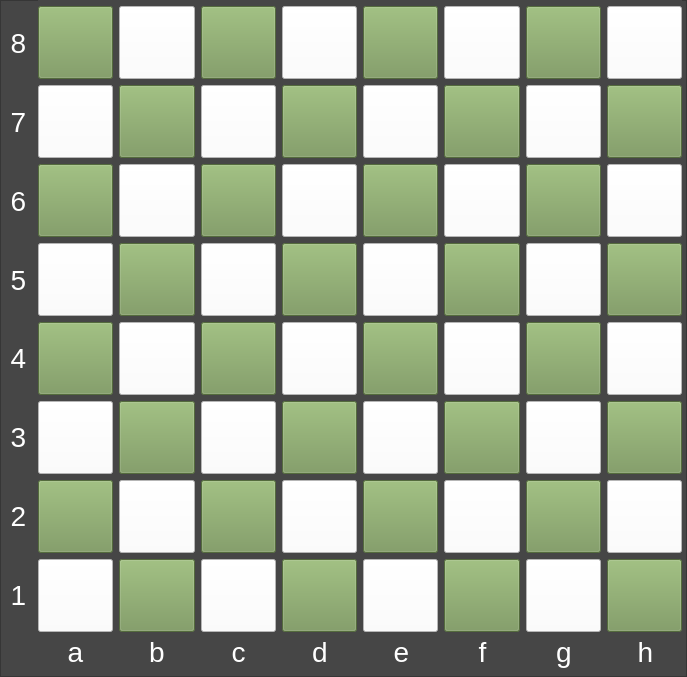
   <widget class="QFrame" name="mainFrame">
    <property name="geometry">
     <rect>
      <x>5</x>
      <y>6</y>
      <width>687</width>
      <height>677</height>
     </rect>
    </property>
    <property name="styleSheet">
     <string notr="true">background: rgb(70, 70, 70);</string>
    </property>
    <property name="frameShape">
     <enum>QFrame::StyledPanel</enum>
    </property>
    <property name="frameShadow">
     <enum>QFrame::Raised</enum>
    </property>
    <widget class="QWidget" name="layoutWidget_2">
     <property name="geometry">
      <rect>
       <x>38</x>
       <y>0</y>
       <width>644</width>
       <height>644</height>
      </rect>
     </property>
     <layout class="QGridLayout" name="chessBoard">
      <property name="sizeConstraint">
       <enum>QLayout::SetDefaultConstraint</enum>
      </property>
      <property name="horizontalSpacing">
       <number>6</number>
      </property>
      <property name="verticalSpacing">
       <number>0</number>
      </property>
      <item row="0" column="0">
       <widget class="QPushButton" name="pos8a">
        <property name="styleSheet">
         <string notr="true">background: rgb(118, 150, 86);
color: white;
height: 65px;
width: 65px;
icon-size: 65px;
</string>
        </property>
        <property name="text">
         <string/>
        </property>
        <property name="icon">
         <iconset>
          <normaloff>images/rookB.png</normaloff>images/rookB.png</iconset>
        </property>
       </widget>
      </item>
      <item row="0" column="1">
       <widget class="QPushButton" name="pos8b">
        <property name="styleSheet">
         <string notr="true">background: white;
color: black;
height: 65px;
width: 65px;
icon-size: 65px;
</string>
        </property>
        <property name="text">
         <string/>
        </property>
        <property name="icon">
         <iconset>
          <normaloff>images/knightB.png</normaloff>images/knightB.png</iconset>
        </property>
       </widget>
      </item>
      <item row="0" column="2">
       <widget class="QPushButton" name="pos8c">
        <property name="styleSheet">
         <string notr="true">background: rgb(118, 150, 86);
color: white;
height: 65px;
width: 65px;
icon-size: 65px;
</string>
        </property>
        <property name="text">
         <string/>
        </property>
        <property name="icon">
         <iconset>
          <normaloff>images/bishopB.png</normaloff>images/bishopB.png</iconset>
        </property>
       </widget>
      </item>
      <item row="0" column="3">
       <widget class="QPushButton" name="pos8d">
        <property name="styleSheet">
         <string notr="true">background: white;
color: black;
height: 65px;
width: 65px;
icon-size: 65px;
</string>
        </property>
        <property name="text">
         <string/>
        </property>
        <property name="icon">
         <iconset>
          <normaloff>images/queenB.png</normaloff>images/queenB.png</iconset>
        </property>
       </widget>
      </item>
      <item row="0" column="4">
       <widget class="QPushButton" name="pos8e">
        <property name="styleSheet">
         <string notr="true">background: rgb(118, 150, 86);
color: white;
height: 65px;
width: 65px;
icon-size: 65px;
</string>
        </property>
        <property name="text">
         <string/>
        </property>
        <property name="icon">
         <iconset>
          <normaloff>images/kingB.png</normaloff>images/kingB.png</iconset>
        </property>
       </widget>
      </item>
      <item row="0" column="5">
       <widget class="QPushButton" name="pos8f">
        <property name="styleSheet">
         <string notr="true">background: white;
color: black;
height: 65px;
width: 65px;
icon-size: 65px;
</string>
        </property>
        <property name="text">
         <string/>
        </property>
        <property name="icon">
         <iconset>
          <normaloff>images/bishopB.png</normaloff>images/bishopB.png</iconset>
        </property>
       </widget>
      </item>
      <item row="0" column="6">
       <widget class="QPushButton" name="pos8g">
        <property name="styleSheet">
         <string notr="true">background: rgb(118, 150, 86);
color: white;
height: 65px;
width: 65px;
icon-size: 65px;
</string>
        </property>
        <property name="text">
         <string/>
        </property>
        <property name="icon">
         <iconset>
          <normaloff>images/knightB.png</normaloff>images/knightB.png</iconset>
        </property>
       </widget>
      </item>
      <item row="0" column="7">
       <widget class="QPushButton" name="pos8h">
        <property name="styleSheet">
         <string notr="true">background: white;
color: black;
height: 65px;
width: 65px;
icon-size: 65px;
</string>
        </property>
        <property name="text">
         <string/>
        </property>
        <property name="icon">
         <iconset>
          <normaloff>images/rookB.png</normaloff>images/rookB.png</iconset>
        </property>
       </widget>
      </item>
      <item row="1" column="0">
       <widget class="QPushButton" name="pos7a">
        <property name="styleSheet">
         <string notr="true">background: white;
color: black;
height: 65px;
width: 65px;
icon-size: 65px;
</string>
        </property>
        <property name="text">
         <string/>
        </property>
        <property name="icon">
         <iconset>
          <normaloff>images/pawnB.png</normaloff>images/pawnB.png</iconset>
        </property>
       </widget>
      </item>
      <item row="1" column="1">
       <widget class="QPushButton" name="pos7b">
        <property name="styleSheet">
         <string notr="true">background: rgb(118, 150, 86);
color: white;
height: 65px;
width: 65px;
icon-size: 65px;
</string>
        </property>
        <property name="text">
         <string/>
        </property>
        <property name="icon">
         <iconset>
          <normaloff>images/pawnB.png</normaloff>images/pawnB.png</iconset>
        </property>
       </widget>
      </item>
      <item row="1" column="2">
       <widget class="QPushButton" name="pos7c">
        <property name="styleSheet">
         <string notr="true">background: white;
color: black;
height: 65px;
width: 65px;
icon-size: 65px;
</string>
        </property>
        <property name="text">
         <string/>
        </property>
        <property name="icon">
         <iconset>
          <normaloff>images/pawnB.png</normaloff>images/pawnB.png</iconset>
        </property>
       </widget>
      </item>
      <item row="1" column="3">
       <widget class="QPushButton" name="pos7d">
        <property name="styleSheet">
         <string notr="true">background: rgb(118, 150, 86);
color: white;
height: 65px;
width: 65px;
icon-size: 65px;
</string>
        </property>
        <property name="text">
         <string/>
        </property>
        <property name="icon">
         <iconset>
          <normaloff>images/pawnB.png</normaloff>images/pawnB.png</iconset>
        </property>
       </widget>
      </item>
      <item row="1" column="4">
       <widget class="QPushButton" name="pos7e">
        <property name="styleSheet">
         <string notr="true">background: white;
color: black;
height: 65px;
width: 65px;
icon-size: 65px;
</string>
        </property>
        <property name="text">
         <string/>
        </property>
        <property name="icon">
         <iconset>
          <normaloff>images/pawnB.png</normaloff>images/pawnB.png</iconset>
        </property>
       </widget>
      </item>
      <item row="1" column="5">
       <widget class="QPushButton" name="pos7f">
        <property name="styleSheet">
         <string notr="true">background: rgb(118, 150, 86);
color: white;
height: 65px;
width: 65px;
icon-size: 65px;
</string>
        </property>
        <property name="text">
         <string/>
        </property>
        <property name="icon">
         <iconset>
          <normaloff>images/pawnB.png</normaloff>images/pawnB.png</iconset>
        </property>
       </widget>
      </item>
      <item row="1" column="6">
       <widget class="QPushButton" name="pos7g">
        <property name="styleSheet">
         <string notr="true">background: white;
color: black;
height: 65px;
width: 65px;
icon-size: 65px;
</string>
        </property>
        <property name="text">
         <string/>
        </property>
        <property name="icon">
         <iconset>
          <normaloff>images/pawnB.png</normaloff>images/pawnB.png</iconset>
        </property>
       </widget>
      </item>
      <item row="1" column="7">
       <widget class="QPushButton" name="pos7h">
        <property name="styleSheet">
         <string notr="true">background: rgb(118, 150, 86);
color: white;
height: 65px;
width: 65px;
icon-size: 65px;
</string>
        </property>
        <property name="text">
         <string/>
        </property>
        <property name="icon">
         <iconset>
          <normaloff>images/pawnB.png</normaloff>images/pawnB.png</iconset>
        </property>
       </widget>
      </item>
      <item row="2" column="0">
       <widget class="QPushButton" name="pos6a">
        <property name="styleSheet">
         <string notr="true">background: rgb(118, 150, 86);
color: white;
height: 65px;
width: 65px;
icon-size: 65px;
</string>
        </property>
        <property name="text">
         <string/>
        </property>
       </widget>
      </item>
      <item row="2" column="1">
       <widget class="QPushButton" name="pos6b">
        <property name="styleSheet">
         <string notr="true">background: white;
color: black;
height: 65px;
width: 65px;
icon-size: 65px;
</string>
        </property>
        <property name="text">
         <string/>
        </property>
       </widget>
      </item>
      <item row="2" column="2">
       <widget class="QPushButton" name="pos6c">
        <property name="styleSheet">
         <string notr="true">background: rgb(118, 150, 86);
color: white;
height: 65px;
width: 65px;
icon-size: 65px;
</string>
        </property>
        <property name="text">
         <string/>
        </property>
       </widget>
      </item>
      <item row="2" column="3">
       <widget class="QPushButton" name="pos6d">
        <property name="styleSheet">
         <string notr="true">background: white;
color: black;
height: 65px;
width: 65px;
icon-size: 65px;
</string>
        </property>
        <property name="text">
         <string/>
        </property>
       </widget>
      </item>
      <item row="2" column="4">
       <widget class="QPushButton" name="pos6e">
        <property name="styleSheet">
         <string notr="true">background: rgb(118, 150, 86);
color: white;
height: 65px;
width: 65px;
icon-size: 65px;
</string>
        </property>
        <property name="text">
         <string/>
        </property>
       </widget>
      </item>
      <item row="2" column="5">
       <widget class="QPushButton" name="pos6f">
        <property name="styleSheet">
         <string notr="true">background: white;
color: black;
height: 65px;
width: 65px;
icon-size: 65px;
</string>
        </property>
        <property name="text">
         <string/>
        </property>
       </widget>
      </item>
      <item row="2" column="6">
       <widget class="QPushButton" name="pos6g">
        <property name="styleSheet">
         <string notr="true">background: rgb(118, 150, 86);
color: white;
height: 65px;
width: 65px;
icon-size: 65px;
</string>
        </property>
        <property name="text">
         <string/>
        </property>
       </widget>
      </item>
      <item row="2" column="7">
       <widget class="QPushButton" name="pos6h">
        <property name="styleSheet">
         <string notr="true">background: white;
color: black;
height: 65px;
width: 65px;
icon-size: 65px;
</string>
        </property>
        <property name="text">
         <string/>
        </property>
       </widget>
      </item>
      <item row="3" column="0">
       <widget class="QPushButton" name="pos5a">
        <property name="styleSheet">
         <string notr="true">background: white;
color: black;
height: 65px;
width: 65px;
icon-size: 65px;
</string>
        </property>
        <property name="text">
         <string/>
        </property>
       </widget>
      </item>
      <item row="3" column="1">
       <widget class="QPushButton" name="pos5b">
        <property name="styleSheet">
         <string notr="true">background: rgb(118, 150, 86);
color: white;
height: 65px;
width: 65px;
icon-size: 65px;
</string>
        </property>
        <property name="text">
         <string/>
        </property>
       </widget>
      </item>
      <item row="3" column="2">
       <widget class="QPushButton" name="pos5c">
        <property name="styleSheet">
         <string notr="true">background: white;
color: black;
height: 65px;
width: 65px;
icon-size: 65px;
</string>
        </property>
        <property name="text">
         <string/>
        </property>
       </widget>
      </item>
      <item row="3" column="3">
       <widget class="QPushButton" name="pos5d">
        <property name="styleSheet">
         <string notr="true">background: rgb(118, 150, 86);
color: white;
height: 65px;
width: 65px;
icon-size: 65px;
</string>
        </property>
        <property name="text">
         <string/>
        </property>
       </widget>
      </item>
      <item row="3" column="4">
       <widget class="QPushButton" name="pos5e">
        <property name="styleSheet">
         <string notr="true">background: white;
color: black;
height: 65px;
width: 65px;
icon-size: 65px;
</string>
        </property>
        <property name="text">
         <string/>
        </property>
       </widget>
      </item>
      <item row="3" column="5">
       <widget class="QPushButton" name="pos5f">
        <property name="styleSheet">
         <string notr="true">background: rgb(118, 150, 86);
color: white;
height: 65px;
width: 65px;
icon-size: 65px;
</string>
        </property>
        <property name="text">
         <string/>
        </property>
       </widget>
      </item>
      <item row="3" column="6">
       <widget class="QPushButton" name="pos5g">
        <property name="styleSheet">
         <string notr="true">background: white;
color: black;
height: 65px;
width: 65px;
icon-size: 65px;
</string>
        </property>
        <property name="text">
         <string/>
        </property>
       </widget>
      </item>
      <item row="3" column="7">
       <widget class="QPushButton" name="pos5h">
        <property name="styleSheet">
         <string notr="true">background: rgb(118, 150, 86);
color: white;
height: 65px;
width: 65px;
icon-size: 65px;
</string>
        </property>
        <property name="text">
         <string/>
        </property>
       </widget>
      </item>
      <item row="4" column="0">
       <widget class="QPushButton" name="pos4a">
        <property name="styleSheet">
         <string notr="true">background: rgb(118, 150, 86);
color: white;
height: 65px;
width: 65px;
icon-size: 65px;
</string>
        </property>
        <property name="text">
         <string/>
        </property>
       </widget>
      </item>
      <item row="4" column="1">
       <widget class="QPushButton" name="pos4b">
        <property name="styleSheet">
         <string notr="true">background: white;
color: black;
height: 65px;
width: 65px;
icon-size: 65px;
</string>
        </property>
        <property name="text">
         <string/>
        </property>
       </widget>
      </item>
      <item row="4" column="2">
       <widget class="QPushButton" name="pos4c">
        <property name="styleSheet">
         <string notr="true">background: rgb(118, 150, 86);
color: white;
height: 65px;
width: 65px;
icon-size: 65px;
</string>
        </property>
        <property name="text">
         <string/>
        </property>
       </widget>
      </item>
      <item row="4" column="3">
       <widget class="QPushButton" name="pos4d">
        <property name="styleSheet">
         <string notr="true">background: white;
color: black;
height: 65px;
width: 65px;
icon-size: 65px;
</string>
        </property>
        <property name="text">
         <string/>
        </property>
       </widget>
      </item>
      <item row="4" column="4">
       <widget class="QPushButton" name="pos4e">
        <property name="styleSheet">
         <string notr="true">background: rgb(118, 150, 86);
color: white;
height: 65px;
width: 65px;
icon-size: 65px;
</string>
        </property>
        <property name="text">
         <string/>
        </property>
       </widget>
      </item>
      <item row="4" column="5">
       <widget class="QPushButton" name="pos4f">
        <property name="styleSheet">
         <string notr="true">background: white;
color: black;
height: 65px;
width: 65px;
icon-size: 65px;
</string>
        </property>
        <property name="text">
         <string/>
        </property>
       </widget>
      </item>
      <item row="4" column="6">
       <widget class="QPushButton" name="pos4g">
        <property name="styleSheet">
         <string notr="true">background: rgb(118, 150, 86);
color: white;
height: 65px;
width: 65px;
icon-size: 65px;
</string>
        </property>
        <property name="text">
         <string/>
        </property>
       </widget>
      </item>
      <item row="4" column="7">
       <widget class="QPushButton" name="pos4h">
        <property name="styleSheet">
         <string notr="true">background: white;
color: black;
height: 65px;
width: 65px;
icon-size: 65px;
</string>
        </property>
        <property name="text">
         <string/>
        </property>
       </widget>
      </item>
      <item row="5" column="0">
       <widget class="QPushButton" name="pos3a">
        <property name="styleSheet">
         <string notr="true">background: white;
color: black;
height: 65px;
width: 65px;
icon-size: 65px;
</string>
        </property>
        <property name="text">
         <string/>
        </property>
       </widget>
      </item>
      <item row="5" column="1">
       <widget class="QPushButton" name="pos3b">
        <property name="styleSheet">
         <string notr="true">background: rgb(118, 150, 86);
color: white;
height: 65px;
width: 65px;
icon-size: 65px;
</string>
        </property>
        <property name="text">
         <string/>
        </property>
       </widget>
      </item>
      <item row="5" column="2">
       <widget class="QPushButton" name="pos3c">
        <property name="styleSheet">
         <string notr="true">background: white;
color: black;
height: 65px;
width: 65px;
icon-size: 65px;
</string>
        </property>
        <property name="text">
         <string/>
        </property>
       </widget>
      </item>
      <item row="5" column="3">
       <widget class="QPushButton" name="pos3d">
        <property name="styleSheet">
         <string notr="true">background: rgb(118, 150, 86);
color: white;
height: 65px;
width: 65px;
icon-size: 65px;
</string>
        </property>
        <property name="text">
         <string/>
        </property>
       </widget>
      </item>
      <item row="5" column="4">
       <widget class="QPushButton" name="pos3e">
        <property name="styleSheet">
         <string notr="true">background: white;
color: black;
height: 65px;
width: 65px;
icon-size: 65px;
</string>
        </property>
        <property name="text">
         <string/>
        </property>
       </widget>
      </item>
      <item row="5" column="5">
       <widget class="QPushButton" name="pos3f">
        <property name="styleSheet">
         <string notr="true">background: rgb(118, 150, 86);
color: white;
height: 65px;
width: 65px;
icon-size: 65px;
</string>
        </property>
        <property name="text">
         <string/>
        </property>
       </widget>
      </item>
      <item row="5" column="6">
       <widget class="QPushButton" name="pos3g">
        <property name="styleSheet">
         <string notr="true">background: white;
color: black;
height: 65px;
width: 65px;
icon-size: 65px;
</string>
        </property>
        <property name="text">
         <string/>
        </property>
       </widget>
      </item>
      <item row="5" column="7">
       <widget class="QPushButton" name="pos3h">
        <property name="styleSheet">
         <string notr="true">background: rgb(118, 150, 86);
color: white;
height: 65px;
width: 65px;
icon-size: 65px;
</string>
        </property>
        <property name="text">
         <string/>
        </property>
       </widget>
      </item>
      <item row="6" column="0">
       <widget class="QPushButton" name="pos2a">
        <property name="styleSheet">
         <string notr="true">background: rgb(118, 150, 86);
color: white;
height: 65px;
width: 65px;
icon-size: 65px;
</string>
        </property>
        <property name="text">
         <string/>
        </property>
        <property name="icon">
         <iconset>
          <normaloff>images/pawnW.png</normaloff>images/pawnW.png</iconset>
        </property>
       </widget>
      </item>
      <item row="6" column="1">
       <widget class="QPushButton" name="pos2b">
        <property name="styleSheet">
         <string notr="true">background: white;
color: black;
height: 65px;
width: 65px;
icon-size: 65px;
</string>
        </property>
        <property name="text">
         <string/>
        </property>
        <property name="icon">
         <iconset>
          <normaloff>images/pawnW.png</normaloff>images/pawnW.png</iconset>
        </property>
       </widget>
      </item>
      <item row="6" column="2">
       <widget class="QPushButton" name="pos2c">
        <property name="styleSheet">
         <string notr="true">background: rgb(118, 150, 86);
color: white;
height: 65px;
width: 65px;
icon-size: 65px;
</string>
        </property>
        <property name="text">
         <string/>
        </property>
        <property name="icon">
         <iconset>
          <normaloff>images/pawnW.png</normaloff>images/pawnW.png</iconset>
        </property>
       </widget>
      </item>
      <item row="6" column="3">
       <widget class="QPushButton" name="pos2d">
        <property name="styleSheet">
         <string notr="true">background: white;
color: black;
height: 65px;
width: 65px;
icon-size: 65px;
</string>
        </property>
        <property name="text">
         <string/>
        </property>
        <property name="icon">
         <iconset>
          <normaloff>images/pawnW.png</normaloff>images/pawnW.png</iconset>
        </property>
       </widget>
      </item>
      <item row="6" column="4">
       <widget class="QPushButton" name="pos2e">
        <property name="styleSheet">
         <string notr="true">background: rgb(118, 150, 86);
color: white;
height: 65px;
width: 65px;
icon-size: 65px;
</string>
        </property>
        <property name="text">
         <string/>
        </property>
        <property name="icon">
         <iconset>
          <normaloff>images/pawnW.png</normaloff>images/pawnW.png</iconset>
        </property>
       </widget>
      </item>
      <item row="6" column="5">
       <widget class="QPushButton" name="pos2f">
        <property name="styleSheet">
         <string notr="true">background: white;
color: black;
height: 65px;
width: 65px;
icon-size: 65px;
</string>
        </property>
        <property name="text">
         <string/>
        </property>
        <property name="icon">
         <iconset>
          <normaloff>images/pawnW.png</normaloff>images/pawnW.png</iconset>
        </property>
       </widget>
      </item>
      <item row="6" column="6">
       <widget class="QPushButton" name="pos2g">
        <property name="styleSheet">
         <string notr="true">background: rgb(118, 150, 86);
color: white;
height: 65px;
width: 65px;
icon-size: 65px;
</string>
        </property>
        <property name="text">
         <string/>
        </property>
        <property name="icon">
         <iconset>
          <normaloff>images/pawnW.png</normaloff>images/pawnW.png</iconset>
        </property>
       </widget>
      </item>
      <item row="6" column="7">
       <widget class="QPushButton" name="pos2h">
        <property name="styleSheet">
         <string notr="true">background: white;
color: black;
height: 65px;
width: 65px;
icon-size: 65px;
</string>
        </property>
        <property name="text">
         <string/>
        </property>
        <property name="icon">
         <iconset>
          <normaloff>images/pawnW.png</normaloff>images/pawnW.png</iconset>
        </property>
       </widget>
      </item>
      <item row="7" column="0">
       <widget class="QPushButton" name="pos1a">
        <property name="styleSheet">
         <string notr="true">background: white;
color: black;
height: 65px;
width: 65px;
icon-size: 65px;
</string>
        </property>
        <property name="text">
         <string/>
        </property>
        <property name="icon">
         <iconset>
          <normaloff>images/rookW.png</normaloff>images/rookW.png</iconset>
        </property>
       </widget>
      </item>
      <item row="7" column="1">
       <widget class="QPushButton" name="pos1b">
        <property name="styleSheet">
         <string notr="true">background: rgb(118, 150, 86);
color: white;
height: 65px;
width: 65px;
icon-size: 65px;
</string>
        </property>
        <property name="text">
         <string/>
        </property>
        <property name="icon">
         <iconset>
          <normaloff>images/knightW.png</normaloff>images/knightW.png</iconset>
        </property>
       </widget>
      </item>
      <item row="7" column="2">
       <widget class="QPushButton" name="pos1c">
        <property name="styleSheet">
         <string notr="true">background: white;
color: black;
height: 65px;
width: 65px;
icon-size: 65px;
</string>
        </property>
        <property name="text">
         <string/>
        </property>
        <property name="icon">
         <iconset>
          <normaloff>images/bishopW.png</normaloff>images/bishopW.png</iconset>
        </property>
       </widget>
      </item>
      <item row="7" column="3">
       <widget class="QPushButton" name="pos1d">
        <property name="styleSheet">
         <string notr="true">background: rgb(118, 150, 86);
color: white;
height: 65px;
width: 65px;
icon-size: 65px;
</string>
        </property>
        <property name="text">
         <string/>
        </property>
        <property name="icon">
         <iconset>
          <normaloff>images/queenW.png</normaloff>images/queenW.png</iconset>
        </property>
       </widget>
      </item>
      <item row="7" column="4">
       <widget class="QPushButton" name="pos1e">
        <property name="styleSheet">
         <string notr="true">background: white;
color: black;
height: 65px;
width: 65px;
icon-size: 65px;
</string>
        </property>
        <property name="text">
         <string/>
        </property>
        <property name="icon">
         <iconset>
          <normaloff>images/kingW.png</normaloff>images/kingW.png</iconset>
        </property>
       </widget>
      </item>
      <item row="7" column="5">
       <widget class="QPushButton" name="pos1f">
        <property name="styleSheet">
         <string notr="true">background: rgb(118, 150, 86);
color: white;
height: 65px;
width: 65px;
icon-size: 65px;
</string>
        </property>
        <property name="text">
         <string/>
        </property>
        <property name="icon">
         <iconset>
          <normaloff>images/bishopW.png</normaloff>images/bishopW.png</iconset>
        </property>
       </widget>
      </item>
      <item row="7" column="6">
       <widget class="QPushButton" name="pos1g">
        <property name="styleSheet">
         <string notr="true">background: white;
color: black;
height: 65px;
width: 65px;
icon-size: 65px;
</string>
        </property>
        <property name="text">
         <string/>
        </property>
        <property name="icon">
         <iconset>
          <normaloff>images/knightW.png</normaloff>images/knightW.png</iconset>
        </property>
       </widget>
      </item>
      <item row="7" column="7">
       <widget class="QPushButton" name="pos1h">
        <property name="styleSheet">
         <string notr="true">background: rgb(118, 150, 86);
color: white;
height: 65px;
width: 65px;
icon-size: 65px;
</string>
        </property>
        <property name="text">
         <string/>
        </property>
        <property name="icon">
         <iconset>
          <normaloff>images/rookW.png</normaloff>images/rookW.png</iconset>
        </property>
       </widget>
      </item>
     </layout>
    </widget>
    <widget class="QWidget" name="layoutWidget">
     <property name="geometry">
      <rect>
       <x>10</x>
       <y>6</y>
       <width>17</width>
       <height>625</height>
      </rect>
     </property>
     <layout class="QVBoxLayout" name="labels1to8">
      <item>
       <widget class="QLabel" name="label8">
        <property name="styleSheet">
         <string notr="true">color: white;
font-size: 28px;
height: 65px;</string>
        </property>
        <property name="text">
         <string>8</string>
        </property>
        <property name="alignment">
         <set>Qt::AlignCenter</set>
        </property>
       </widget>
      </item>
      <item>
       <widget class="QLabel" name="label7">
        <property name="styleSheet">
         <string notr="true">color: white;
font-size: 28px;
height: 65px;</string>
        </property>
        <property name="text">
         <string>7</string>
        </property>
        <property name="alignment">
         <set>Qt::AlignCenter</set>
        </property>
       </widget>
      </item>
      <item>
       <widget class="QLabel" name="label6">
        <property name="styleSheet">
         <string notr="true">color: white;
font-size: 28px;
height: 65px;</string>
        </property>
        <property name="text">
         <string>6</string>
        </property>
        <property name="alignment">
         <set>Qt::AlignCenter</set>
        </property>
       </widget>
      </item>
      <item>
       <widget class="QLabel" name="label5">
        <property name="styleSheet">
         <string notr="true">color: white;
font-size: 28px;
height: 65px;</string>
        </property>
        <property name="text">
         <string>5</string>
        </property>
        <property name="alignment">
         <set>Qt::AlignCenter</set>
        </property>
       </widget>
      </item>
      <item>
       <widget class="QLabel" name="label4">
        <property name="styleSheet">
         <string notr="true">color: white;
font-size: 28px;
height: 65px;</string>
        </property>
        <property name="text">
         <string>4</string>
        </property>
        <property name="alignment">
         <set>Qt::AlignCenter</set>
        </property>
       </widget>
      </item>
      <item>
       <widget class="QLabel" name="label3">
        <property name="styleSheet">
         <string notr="true">color: white;
font-size: 28px;
height: 65px;</string>
        </property>
        <property name="text">
         <string>3</string>
        </property>
        <property name="alignment">
         <set>Qt::AlignCenter</set>
        </property>
       </widget>
      </item>
      <item>
       <widget class="QLabel" name="label2">
        <property name="styleSheet">
         <string notr="true">color: white;
font-size: 28px;
height: 65px;</string>
        </property>
        <property name="text">
         <string>2</string>
        </property>
        <property name="alignment">
         <set>Qt::AlignCenter</set>
        </property>
       </widget>
      </item>
      <item>
       <widget class="QLabel" name="label1">
        <property name="styleSheet">
         <string notr="true">color: white;
font-size: 28px;
height: 65px;</string>
        </property>
        <property name="text">
         <string>1</string>
        </property>
        <property name="alignment">
         <set>Qt::AlignCenter</set>
        </property>
       </widget>
      </item>
     </layout>
    </widget>
    <widget class="QWidget" name="layoutWidget">
     <property name="geometry">
      <rect>
       <x>38</x>
       <y>634</y>
       <width>645</width>
       <height>36</height>
      </rect>
     </property>
     <layout class="QHBoxLayout" name="labelsatoh">
      <item>
       <widget class="QLabel" name="labela">
        <property name="styleSheet">
         <string notr="true">color: white;
font-size: 28px;
height: 65px;</string>
        </property>
        <property name="text">
         <string>a</string>
        </property>
        <property name="alignment">
         <set>Qt::AlignCenter</set>
        </property>
       </widget>
      </item>
      <item>
       <widget class="QLabel" name="labelb">
        <property name="styleSheet">
         <string notr="true">color: white;
font-size: 28px;
height: 65px;</string>
        </property>
        <property name="text">
         <string>b</string>
        </property>
        <property name="alignment">
         <set>Qt::AlignCenter</set>
        </property>
       </widget>
      </item>
      <item>
       <widget class="QLabel" name="labelc">
        <property name="styleSheet">
         <string notr="true">color: white;
font-size: 28px;
height: 65px;</string>
        </property>
        <property name="text">
         <string>c</string>
        </property>
        <property name="alignment">
         <set>Qt::AlignCenter</set>
        </property>
       </widget>
      </item>
      <item>
       <widget class="QLabel" name="labeld">
        <property name="styleSheet">
         <string notr="true">color: white;
font-size: 28px;
height: 65px;</string>
        </property>
        <property name="text">
         <string>d</string>
        </property>
        <property name="alignment">
         <set>Qt::AlignCenter</set>
        </property>
       </widget>
      </item>
      <item>
       <widget class="QLabel" name="labele">
        <property name="styleSheet">
         <string notr="true">color: white;
font-size: 28px;
height: 65px;</string>
        </property>
        <property name="text">
         <string>e</string>
        </property>
        <property name="alignment">
         <set>Qt::AlignCenter</set>
        </property>
       </widget>
      </item>
      <item>
       <widget class="QLabel" name="labelf">
        <property name="styleSheet">
         <string notr="true">color: white;
font-size: 28px;
height: 65px;</string>
        </property>
        <property name="text">
         <string>f</string>
        </property>
        <property name="alignment">
         <set>Qt::AlignCenter</set>
        </property>
       </widget>
      </item>
      <item>
       <widget class="QLabel" name="labelg">
        <property name="styleSheet">
         <string notr="true">color: white;
font-size: 28px;
height: 65px;</string>
        </property>
        <property name="text">
         <string>g</string>
        </property>
        <property name="alignment">
         <set>Qt::AlignCenter</set>
        </property>
       </widget>
      </item>
      <item>
       <widget class="QLabel" name="labelh">
        <property name="styleSheet">
         <string notr="true">color: white;
font-size: 28px;
height: 65px;</string>
        </property>
        <property name="text">
         <string>h</string>
        </property>
        <property name="alignment">
         <set>Qt::AlignCenter</set>
        </property>
       </widget>
      </item>
     </layout>
    </widget>
   </widget>
